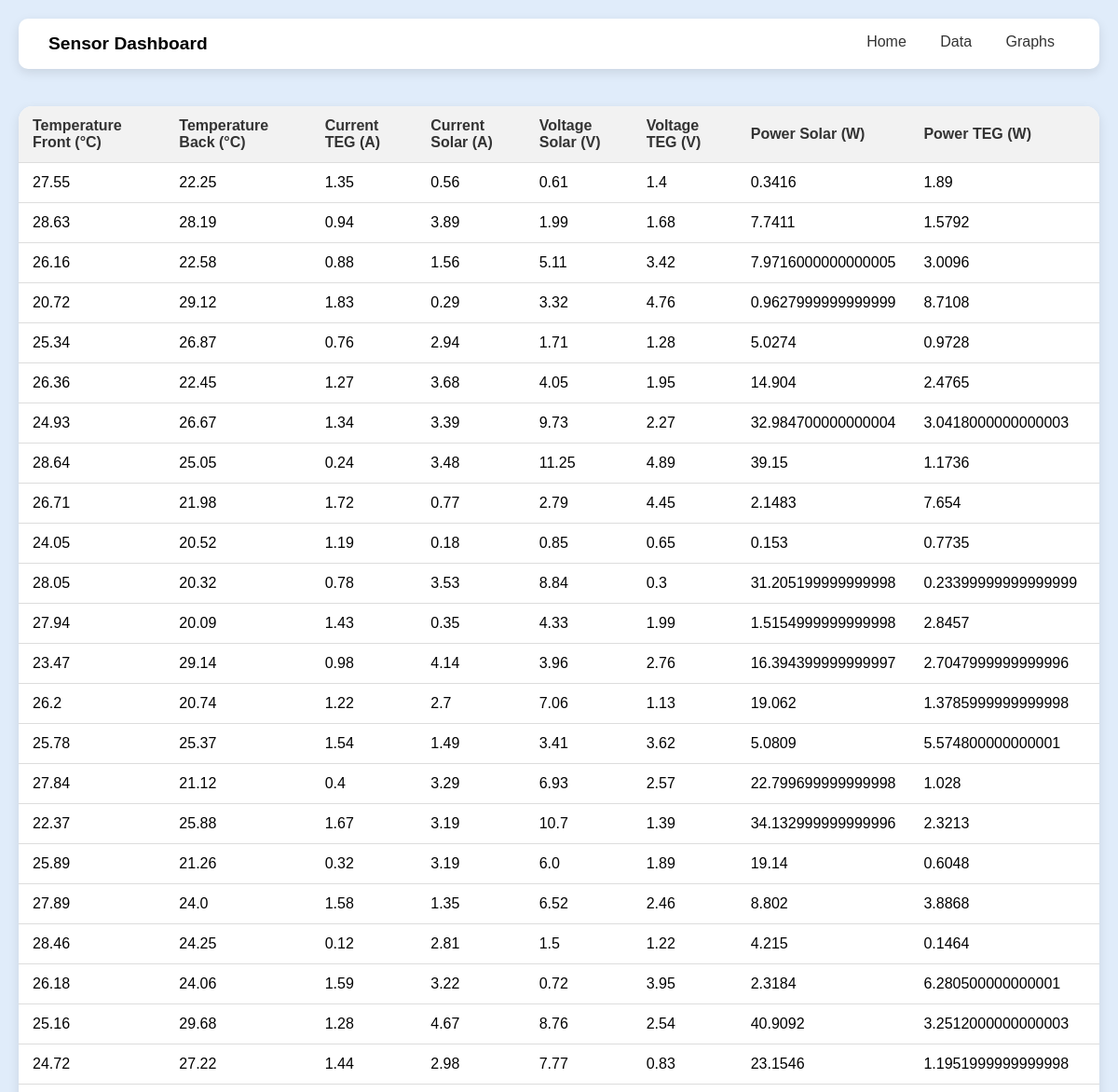
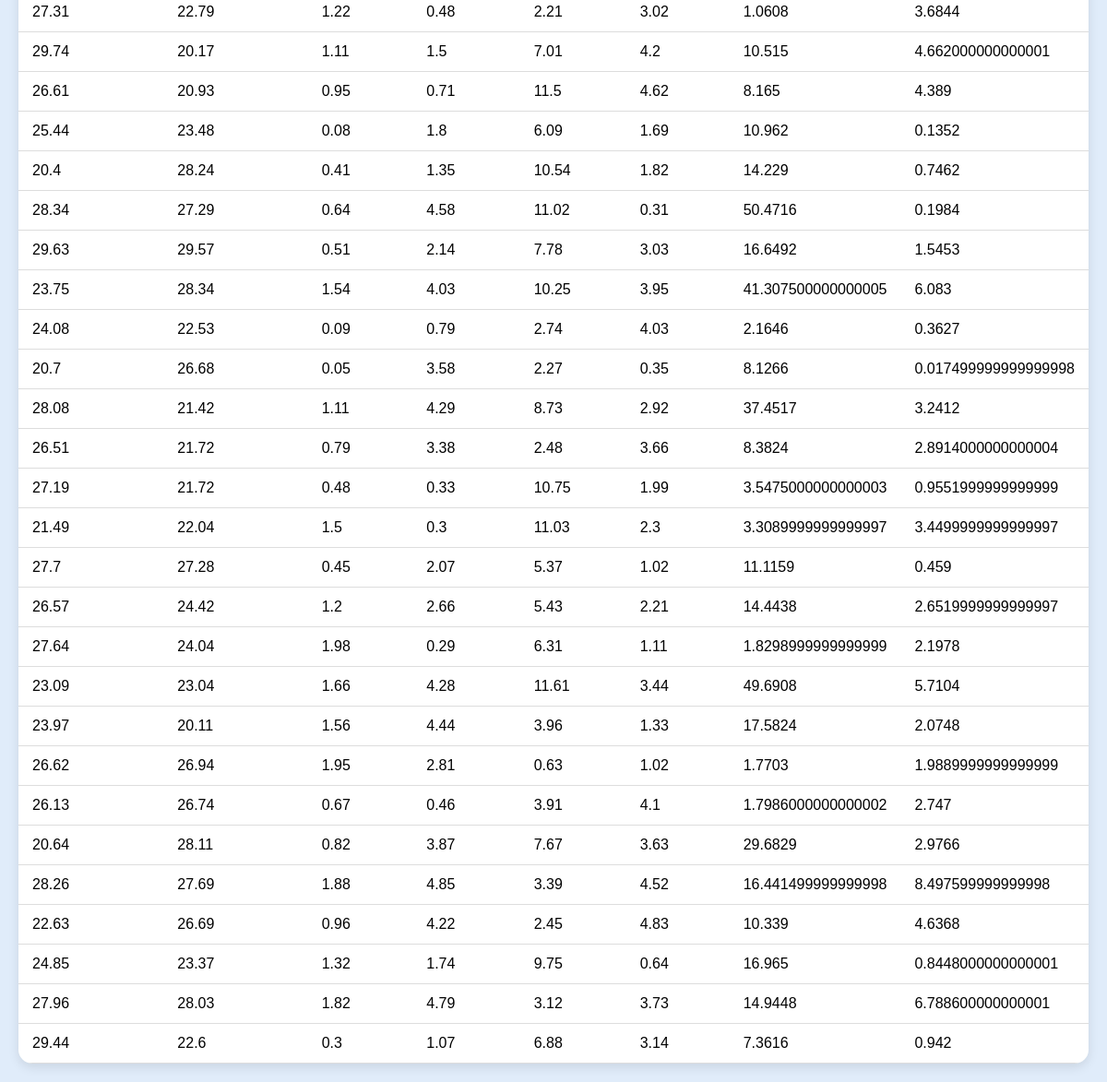
/data_page, run on an earlier commit of the app's database (2 pictures, top to bottom).
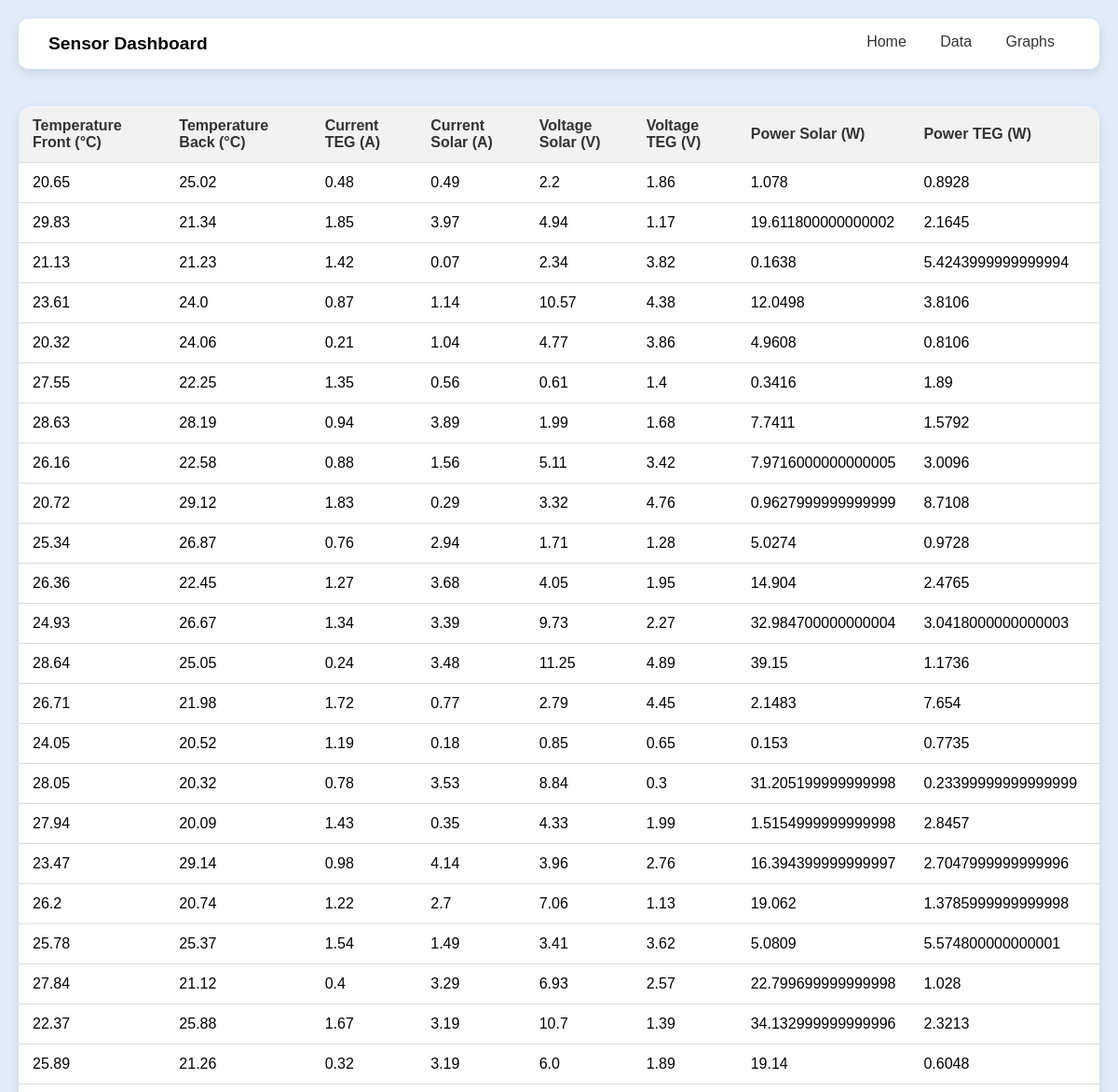
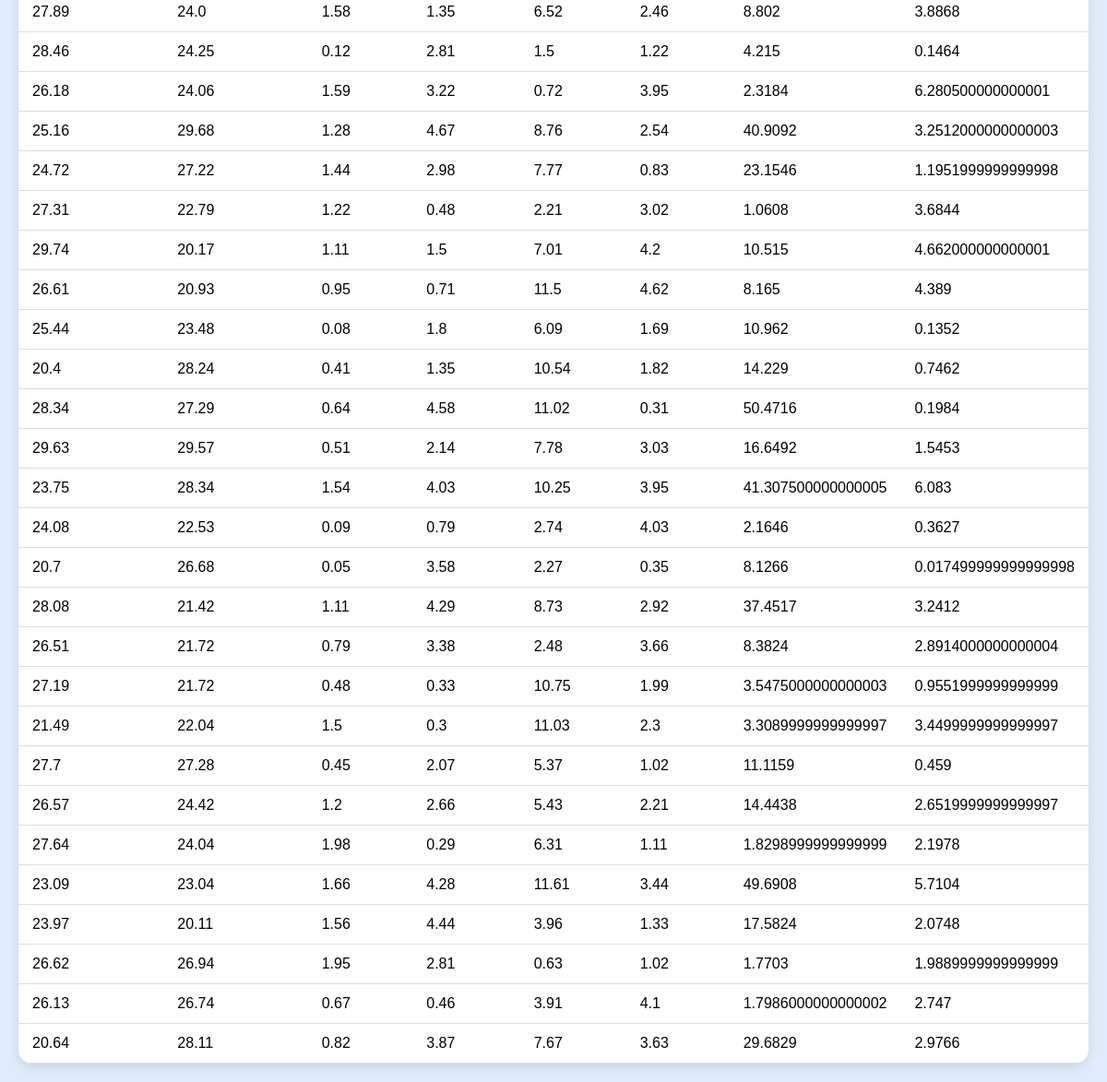
And on a later commit of the database (2 pictures, top to bottom).
### models.py (models this page shows)
class SensorData(db.Model):
    id = db.Column(db.Integer, primary_key=True)
    temperature_front = db.Column(db.Float)
    temperature_back = db.Column(db.Float)
    current_teg = db.Column(db.Float)
    current_solar = db.Column(db.Float)
    voltage_solar = db.Column(db.Float)
    voltage_teg = db.Column(db.Float)
    power_solar = db.Column(db.Float)
    power_teg = db.Column(db.Float)
    timestamp = db.Column(db.DateTime, default=datetime.utcnow)

### app.py (the view)
@app.route('/data_page')
def data_page():
    data = SensorData.query.order_by(SensorData.timestamp.desc()).limit(50).all()
    data_list = [
        {
            'temperature_front': entry.temperature_front,
            'temperature_back': entry.temperature_back,
            'current_teg': entry.current_teg,
            'current_solar': entry.current_solar,
            'voltage_solar': entry.voltage_solar,
            'voltage_teg': entry.voltage_teg,
            'power_solar': entry.power_solar,
            'power_teg': entry.power_teg
        }
        for entry in data
    ]
    return render_template('Data.html', data=data_list)

### templates/Data.html (shortened to what this page needs)
<!DOCTYPE html>
<html lang="en">
<head>
    <link rel="stylesheet" href="{{ url_for('static', filename='css/style.css') }}">
</head>
<body>
    <nav>
        <div class="logo">Sensor Dashboard</div>
        <div class="nav-links">
            <a href="/">Home</a>
            <a href="/data_page">Data</a>
            <a href="/graphs">Graphs</a>
        </div>
    </nav>
    <table>
        <thead>
            <tr>
                <th>Temperature Front (°C)</th>
                <th>Temperature Back (°C)</th>
                <th>Current TEG (A)</th>
                <th>Current Solar (A)</th>
                <th>Voltage Solar (V)</th>
                <th>Voltage TEG (V)</th>
                <th>Power Solar (W)</th>
                <th>Power TEG (W)</th>
            </tr>
        </thead>
        <tbody>
            {% for entry in data %}
            <tr>
                <td>{{ entry.temperature_front }}</td>
                <td>{{ entry.temperature_back }}</td>
                <td>{{ entry.current_teg }}</td>
                <td>{{ entry.current_solar }}</td>
                <td>{{ entry.voltage_solar }}</td>
                <td>{{ entry.voltage_teg }}</td>
                <td>{{ entry.power_solar }}</td>
                <td>{{ entry.power_teg }}</td>
            </tr>
            {% endfor %}
        </tbody>
    </table>
</body>
</html>

### static/css/style.css (style rules this page uses)
* { box-sizing: border-box; margin: 0; padding: 0; font-family: Arial, sans-serif; }
body { background-color: #e0ecfa; display: flex; flex-direction: column; align-items: center; padding: 20px; }
nav { display: flex; justify-content: space-between; width: 100%; max-width: 1200px; padding: 1rem 2rem; background-color: #ffffff; box-shadow: 0px 4px 12px rgba(0, 0, 0, 0.1); border-radius: 10px; margin-bottom: 20px; }
.logo { font-weight: bold; font-size: 1.2rem; }
.nav-links a { margin: 0 1rem; color: #333; text-decoration: none; font-size: 1rem; }
table { width: 100%; max-width: 1200px; margin-top: 20px; border-collapse: collapse; background-color: #ffffff; border-radius: 15px; box-shadow: 0 4px 12px rgba(0, 0, 0, 0.1); overflow: hidden; }
table th, table td { padding: 12px 15px; text-align: left; border-bottom: 1px solid #ddd; }
table th { background-color: #f2f2f2; font-weight: bold; color: #333; }

What changed in the data, as far as the page shows it:
no longer on this page (row unchanged): SensorData: temperature_front "28.26", temperature_back "27.69", current_teg "1.88", current_solar "4.85", voltage_solar "3.39", voltage_teg "4.52", power_solar "16.441499999999998", power_teg "8.497599999999998"
no longer on this page (row unchanged): SensorData: temperature_front "22.63", temperature_back "26.69", current_teg "0.96", current_solar "4.22", voltage_solar "2.45", voltage_teg "4.83", power_solar "10.339", power_teg "4.6368"
no longer on this page (row unchanged): SensorData: temperature_front "24.85", temperature_back "23.37", current_teg "1.32", current_solar "1.74", voltage_solar "9.75", voltage_teg "0.64", power_solar "16.965", power_teg "0.8448000000000001"
no longer on this page (row unchanged): SensorData: temperature_front "27.96", temperature_back "28.03", current_teg "1.82", current_solar "4.79", voltage_solar "3.12", voltage_teg "3.73", power_solar "14.9448", power_teg "6.788600000000001"
no longer on this page (row unchanged): SensorData: temperature_front "29.44", temperature_back "22.6", current_teg "0.3", current_solar "1.07", voltage_solar "6.88", voltage_teg "3.14", power_solar "7.3616", power_teg "0.942"
added SensorData: temperature_front "20.65", temperature_back "25.02", current_teg "0.48", current_solar "0.49", voltage_solar "2.2", voltage_teg "1.86", power_solar "1.078", power_teg "0.8928"
added SensorData: temperature_front "29.83", temperature_back "21.34", current_teg "1.85", current_solar "3.97", voltage_solar "4.94", voltage_teg "1.17", power_solar "19.611800000000002", power_teg "2.1645"
added SensorData: temperature_front "21.13", temperature_back "21.23", current_teg "1.42", current_solar "0.07", voltage_solar "2.34", voltage_teg "3.82", power_solar "0.1638", power_teg "5.4243999999999994"
added SensorData: temperature_front "23.61", temperature_back "24.0", current_teg "0.87", current_solar "1.14", voltage_solar "10.57", voltage_teg "4.38", power_solar "12.0498", power_teg "3.8106"
added SensorData: temperature_front "20.32", temperature_back "24.06", current_teg "0.21", current_solar "1.04", voltage_solar "4.77", voltage_teg "3.86", power_solar "4.9608", power_teg "0.8106"
